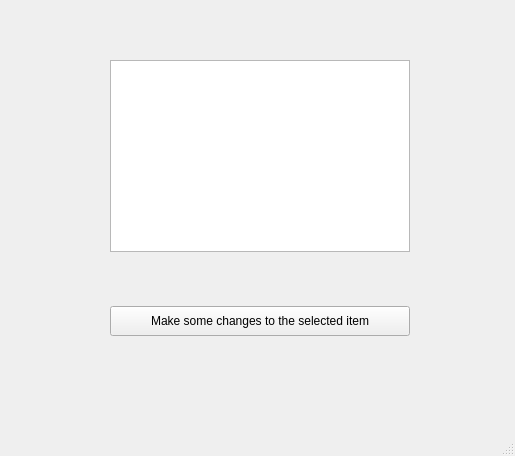
<?xml version="1.0" encoding="UTF-8"?>
<ui version="4.0">
 <class>MainWindow</class>
 <widget class="QMainWindow" name="MainWindow">
  <property name="geometry">
   <rect>
    <x>0</x>
    <y>0</y>
    <width>515</width>
    <height>456</height>
   </rect>
  </property>
  <property name="windowTitle">
   <string>MainWindow</string>
  </property>
  <widget class="QWidget" name="centralwidget">
   <widget class="QWidget" name="">
    <property name="geometry">
     <rect>
      <x>110</x>
      <y>60</y>
      <width>302</width>
      <height>276</height>
     </rect>
    </property>
    <layout class="QVBoxLayout" name="verticalLayout">
     <item>
      <widget class="QListWidget" name="listWidget">
       <property name="minimumSize">
        <size>
         <width>300</width>
         <height>0</height>
        </size>
       </property>
       <property name="maximumSize">
        <size>
         <width>300</width>
         <height>16777215</height>
        </size>
       </property>
      </widget>
     </item>
     <item>
      <spacer name="verticalSpacer">
       <property name="orientation">
        <enum>Qt::Vertical</enum>
       </property>
       <property name="sizeHint" stdset="0">
        <size>
         <width>20</width>
         <height>40</height>
        </size>
       </property>
      </spacer>
     </item>
     <item>
      <widget class="QPushButton" name="pushButton">
       <property name="minimumSize">
        <size>
         <width>300</width>
         <height>30</height>
        </size>
       </property>
       <property name="maximumSize">
        <size>
         <width>300</width>
         <height>30</height>
        </size>
       </property>
       <property name="text">
        <string>Make some changes to the selected item</string>
       </property>
      </widget>
     </item>
    </layout>
   </widget>
  </widget>
  <widget class="QMenuBar" name="menubar">
   <property name="geometry">
    <rect>
     <x>0</x>
     <y>0</y>
     <width>515</width>
     <height>22</height>
    </rect>
   </property>
  </widget>
  <widget class="QStatusBar" name="statusbar"/>
 </widget>
 <resources/>
 <connections/>
</ui>
